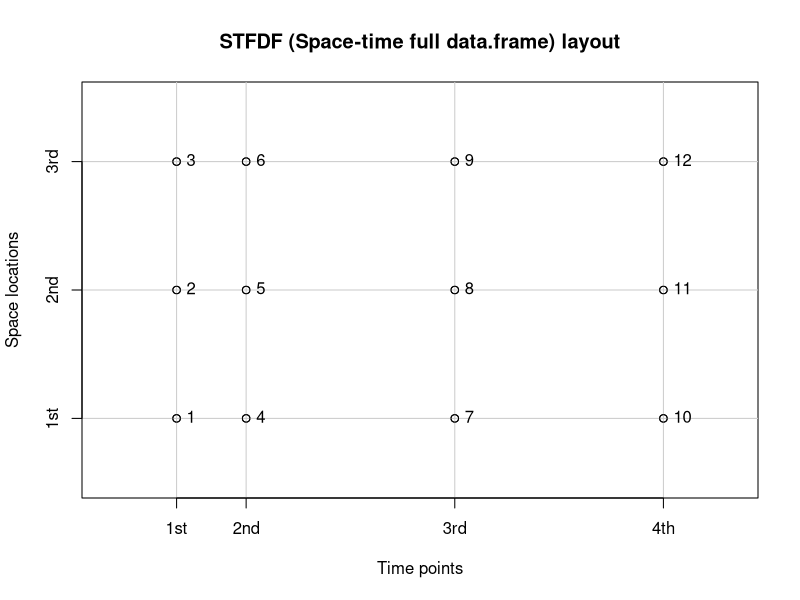
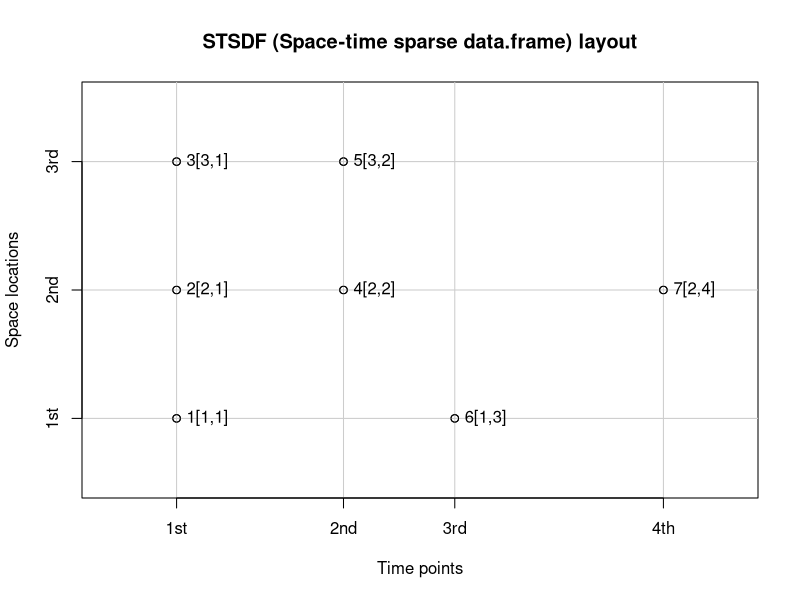
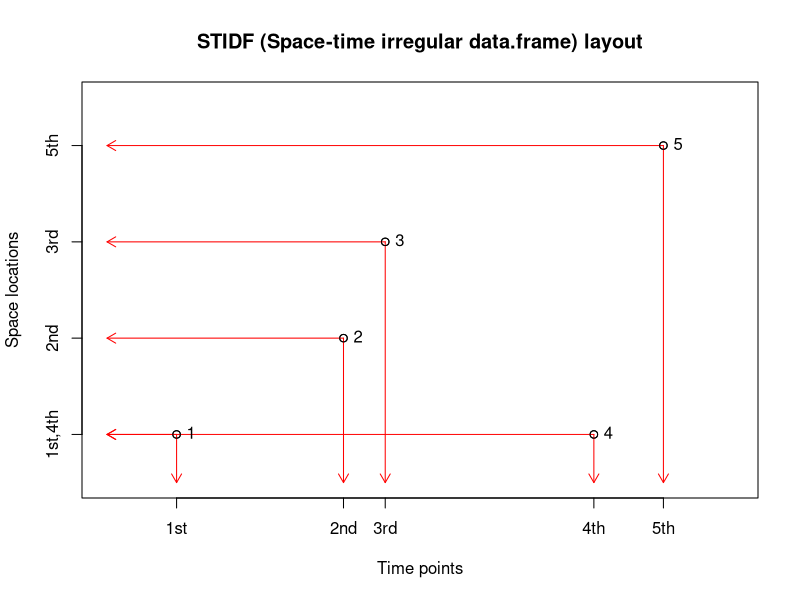

These charts were generated, in order, by the following R code:
## ---- chunk 1
### R code from vignette source 'spacetime_data.Rnw'
### Encoding: ISO8859-1

###################################################
### code chunk number 1: spacetime_data.Rnw:176-188
###################################################
s = 1:3
t = c(1, 1.5, 3, 4.5)
g = data.frame(rep(t, each=3), rep(s,4))
plot(g, xaxt = 'n', yaxt = 'n', xlab = "Time points",
        ylab = "Space locations", xlim = c(.5,5), ylim = c(.5,3.5))
abline(h=s, col = grey(.8))
abline(v=t, col = grey(.8))
points(g)
axis(1, at = t, labels = c("1st", "2nd", "3rd", "4th"))
axis(2, at = s, labels = c("1st", "2nd", "3rd"))
text(g, labels = 1:12, pos=4)
title("STFDF (Space-time full data.frame) layout")


###################################################
### code chunk number 2: spacetime_data.Rnw:198-211
###################################################
s = 1:3
t = c(1, 2.2, 3, 4.5)
g = data.frame(rep(t, each=3), rep(s,4))
sel = c(1,2,3,5,6,7,11)
plot(g[sel,], xaxt = 'n', yaxt = 'n', xlab = "Time points",
    ylab = "Space locations", xlim = c(.5,5), ylim = c(.5,3.5))
abline(h=s, col = grey(.8))
abline(v=t, col = grey(.8))
points(g[sel,])
axis(1, at = t, labels = c("1st", "2nd", "3rd", "4th"))
axis(2, at = s, labels = c("1st", "2nd", "3rd"))
text(g[sel,], labels = paste(1:length(sel), "[",c(1,2,3,2,3,1,2),",",c(1,1,1,2,2,3,4),"]", sep=""), pos=4)
title("STSDF (Space-time sparse data.frame) layout")


###################################################
### code chunk number 3: spacetime_data.Rnw:219-233
###################################################
s = c(1,2,3,1,4)
t = c(1, 2.2, 2.5, 4, 4.5)
g = data.frame(t,s)
plot(g, xaxt = 'n', yaxt = 'n', xlab = "Time points",
    ylab = "Space locations", xlim = c(.5,5), ylim = c(.5,4.5))
#abline(h=s, col = grey(.8))
#abline(v=t, col = grey(.8))
arrows(t,s,0.5,s,.1,col='red')
arrows(t,s,t,0.5,.1,col='red')
points(g)
axis(1, at = sort(unique(t)), labels = c("1st", "2nd", "3rd", "4th", "5th"))
axis(2, at = sort(unique(s)), labels = c("1st,4th", "2nd", "3rd", "5th"))
text(g, labels = 1:5, pos=4)
title("STIDF (Space-time irregular data.frame) layout")


